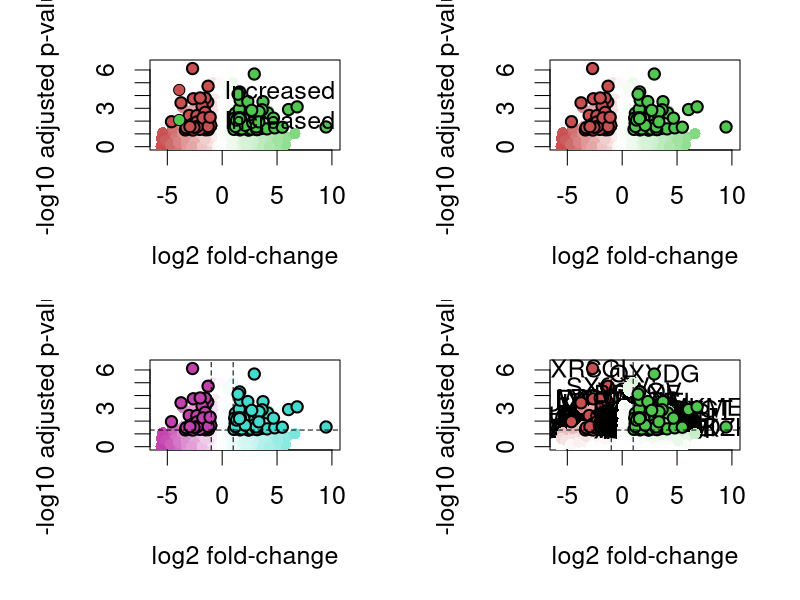

This figure's R source:
# PLOT VOLCANO # by Vincent

# This function takes a data frame with three columns and plots a volcano plot!

# Submit data in the form of:

# Column 1: data label text
# Column 2: Log fold changes
# Column 3: p values
# Column 4: base means

# OR submit a DESeq results file and specify the argument: input.format="DESeq"

# Note: colour input has to be in the form of RGB vectors. i.e: c(255, 0, 0) for pure red.

plot.volcano <- function(data, input.format, colour1, colour2, fold.change, p.level, basemean.cut, text, fade_style, lines, plot.legend, legendPosition, cex,...) {

# Input:
# data = dataframe(dataLabels,logFoldChange,Pvalue,BaseMean) (or see below to use a DESeq results object).

# input.format = can be specified to be a "DESeq" format. For ease of use...

# colour1 = rgb(r1, g1, b1, o1)

# colour2 = rgb(r2, g2, b2, o2)

# fold.change = FC cut off, (non-log) This is log2d in the function.

# p.level = p value cutoff  (non-log)

# basemean.cut = base mean cut off. This is the 1st quartile by default.

# text = (T / F) display data labels under data points

# fade_style = (1 / 2) 1 is fold-change only (default). 2 includes cross-fade for p.values.

# lines = (T / F) includes the cut off lines as dashed lines.

if(missing(input.format)){input.format = "df"}
if(missing(colour1)){colour1 = c(200, 80, 80)}
if(missing(colour2)){colour2 = c(80, 200, 80)}
if(missing(fold.change)){fold.change = 2}
if(missing(p.level)){p.level = 0.05}
if(missing(basemean.cut)){basemean.cut = summary(data[,4])[2]}
if(missing(text)){do_you_want_text = F} else {do_you_want_text = T}
if(missing(fade_style)){fade_style = 1}
if(missing(lines)){do_you_want_lines = F} else {do_you_want_lines = T}
if(missing(plot.legend)){plot.legend = T}
if(missing(legendPosition)){legendPosition = "topleft"}
if(missing(cex)){cex=2}
if(input.format == "DESeq") {data = data.frame(rownames(data), data[,2], data[,6], data[,1])}

# Data manipulation
	
	data1 <- data[data[,2] > 0,]
	# check for positive fold change genes - create dummy otherwise
	if(length(data1[,1]) != 0) {pos = data1} else {pos <- data.frame(0,0,1,0)}
	pos <- pos[which(as.character(pos[,3]) != "NA"),]

	data2 <- data[data[,2] < 0,]
	# check for negative fold change genes - create dummy otherwise
	if(length(data2[,1]) != 0) {neg = data2} else {neg <- data.frame(0,0,1,0)}
	neg <- neg[which(as.character(neg[,3]) != "NA"),]

	
# remove zeros
	pos[pos[,3] == 0,3] <- min(pos[pos[,3] != 0,3])
	neg[neg[,3] == 0,3] <- min(neg[neg[,3] != 0,3])

	pos[,3] <- -log10(pos[,3])
	neg[,3] <- -log10(neg[,3])

# Let's go!
#####
#	pos <- data1
#	neg <- data2
	#if(length(data1[,1]) != 0) {pos <- data1} else {pos <- data.frame(0,0,0,0)}
	#if(length(data2[,1]) != 0) {neg <- data2} else {neg <- data.frame(0,0,0,0)}

	n.col = colour1
	p.col = colour2

# Initialise plot
	par(cex=cex); plot(c(min(neg[,2])+min(neg[,2])/15,max(pos[,2])+max(pos[,2])/15),c(0,max(neg[,3],pos[,3])+max(neg[,3],pos[,3])/15), pch=NA, col="white", xlab="log2 fold-change", ylab="-log10 adjusted p-value",...)
#par(cex=cex); plot(c(min(neg[,2])+min(neg[,2])/15,max(pos[,2])+max(pos[,2])/15),c(0,max(neg[,3],pos[,3])+max(neg[,3],pos[,3])/15), pch=NA, col="white", if(!exists("xlab")){xlab="log 2 fold-change"}, if(!exists("ylab")){ylab="-log 10 P"}, ...)

if(length(data2[,1]) != 0) {
# negative change
	x <- neg[,2]
	y <- neg[,3]
	z <- neg[,4]
	res.vec <- which(y > -log10(p.level) & x < -log2(fold.change) & z > basemean.cut)

# text?
	if(do_you_want_text == T){if(length(x[res.vec]) != 0){text(x[res.vec], y[res.vec], neg[res.vec,1])}}

# colour grading
			x_r2 <- x/(min(x)/2)
			x_r2[x_r2 > 0.6] <- 0.6
			x_r <- x/min(x) 
			y_r <- y/max(y)
			z_r <- x_r * y_r
			z_r <- z_r/max(z_r)
			if(fade_style == 1){r = x_r} else {r = z_r}
			red <- 1-(r*(1-n.col[1]/255))
			green <- 1-(r*(1-n.col[2]/255))
			blue <- 1-(r*(1-n.col[3]/255))
			cols <- rgb(red,green,blue)
# plot all
			points(x, y, pch=16, col=cols)

# plot significant only
			points(x[res.vec], y[res.vec], pch=21, bg=rgb(n.col[1]/255,n.col[2]/255,n.col[3]/255,1), col="black", lwd=2)
}

if(length(data1[,1]) != 0) {
# positive change
	x <- pos[,2]
	y <- pos[,3]
	z <- pos[,4]
	res.vec <- which(y > -log10(p.level) & x > log2(fold.change) & z > basemean.cut)

# text?
	if(do_you_want_text == T){if(length(x[res.vec]) != 0) {text(x[res.vec], y[res.vec], pos[res.vec,1])}}

# colour grading
			x_r2 <-  x/(max(x)/2)
			x_r2[x_r2 > 0.6] <- 0.6
			x_r <- x/max(x)
			y_r <- y/max(y)
			z_r <- x_r * y_r
			z_r <- z_r/max(z_r)
			if(fade_style == 1){r = x_r} else {r = z_r}
			red <- 1-(r*(1-p.col[1]/255))
			green <- 1-(r*(1-p.col[2]/255))
			blue <- 1-(r*(1-p.col[3]/255))
			cols <- rgb(red,green,blue)
# plot all
			points(x, y, pch=16, col=cols)

# plot significant only
			points(x[res.vec], y[res.vec], pch=21, bg=rgb(p.col[1]/255,p.col[2]/255,p.col[3]/255,1), col="black", lwd=2)

# lines?
	if(do_you_want_lines == T){
	lines(c(-10000,10000),rep(-log10(p.level),2), lty=2, lwd=1)
	lines(c(-log2(fold.change),-log2(fold.change)),c(-10000,10000), lty=2, lwd=1)
	lines(c(log2(fold.change),log2(fold.change)),c(-10000,10000), lty=2, lwd=1)
	}

# Legend?

	if(plot.legend == T){
	par(lend=2); legend(legendPosition, legend=c("Increased in CF", "Increased in EPI"), pt.bg=c(rgb(n.col[1]/255,n.col[2]/255,n.col[3]/255,1), rgb(p.col[1]/255,p.col[2]/255,p.col[3]/255,1)), lty=0, pch=21, lwd=1, bty="n")
	}
}

##################
# function(data, colour1, colour2, fold.change, p.level, do_you_want_text, fade_style, do_you_want_lines, plot.legend, legendPosition) 
# Input:
# data = dataframe(dataLabels,logFoldChange,Pvalue,BaseMean) (or see below to use a DESeq results object).

# input.format = can be specified to be a "DESeq" format. For ease of use...

# colour1 = rgb(r1, g1, b1, o1)

# colour2 = rgb(r2, g2, b2, o2)

# fold.change = FC cut off, (non-log) This is log2d in the function.

# p.level = p value cutoff  (non-log)

# basemean.cut = base mean cut off. This is the 1st quartile by default.

# text = (T / F) display data labels under data points

# fade_style = (1 / 2) 1 is fold-change only (default). 2 includes cross-fade for p.values.

# lines = (T / F) includes the cut off lines as dashed lines.

}

############## EXAMPLE ##############################
# Some dodgy distributions here...
	paste(LETTERS[round(runif(5, 1,26))],collapse="")
		data.labels <- sapply(1:1000, function(x) {paste(LETTERS[round(runif(5, 1,26))],collapse="")})
		logfoldchange <- rnorm(1000,0,2)
		pvalues <- abs(rnorm(1000,0.3,0.5))^2
			pvalues[pvalues > 1] <- 1
		basemeans <- abs(rnorm(1000,500,300))

# Create dataframe with the correct column order...
	t1 <- data.frame(data.labels, 
			logfoldchange,
			pvalues,
			basemeans
			)

# Plot multiple versions...
	par(mfrow=c(2,2), mar=c(5,5,2,2));

# Here is the function:
	plot.volcano(t1, cex=1.5)
	plot.volcano(t1, legend=F, cex=1.5)
	plot.volcano(t1, legend=F, lines=T, cex=1.5, colour1=c(195,65,173), colour2=c(65,220,205), fade=1)
	plot.volcano(t1, legend=F, lines=T, text=T, cex=1.5, fade=2); par(mfrow=c(1,1))
######################################################

